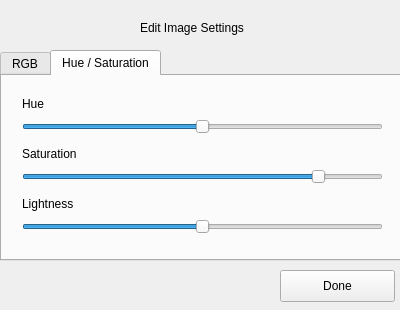
<?xml version="1.0" encoding="UTF-8"?>
<ui version="4.0">
 <class>SettingsForm</class>
 <widget class="QWidget" name="SettingsForm">
  <property name="geometry">
   <rect>
    <x>0</x>
    <y>0</y>
    <width>400</width>
    <height>310</height>
   </rect>
  </property>
  <property name="windowTitle">
   <string>Channel Settings</string>
  </property>
  <widget class="QTabWidget" name="tabWidget">
   <property name="geometry">
    <rect>
     <x>0</x>
     <y>50</y>
     <width>401</width>
     <height>211</height>
    </rect>
   </property>
   <property name="currentIndex">
    <number>1</number>
   </property>
   <widget class="QWidget" name="page">
    <attribute name="title">
     <string>RGB</string>
    </attribute>
    <widget class="QSlider" name="slideG">
     <property name="geometry">
      <rect>
       <x>20</x>
       <y>90</y>
       <width>351</width>
       <height>22</height>
      </rect>
     </property>
     <property name="minimum">
      <number>-200</number>
     </property>
     <property name="maximum">
      <number>200</number>
     </property>
     <property name="orientation">
      <enum>Qt::Horizontal</enum>
     </property>
    </widget>
    <widget class="QSlider" name="slideB">
     <property name="geometry">
      <rect>
       <x>20</x>
       <y>140</y>
       <width>351</width>
       <height>22</height>
      </rect>
     </property>
     <property name="minimum">
      <number>-200</number>
     </property>
     <property name="maximum">
      <number>200</number>
     </property>
     <property name="orientation">
      <enum>Qt::Horizontal</enum>
     </property>
    </widget>
    <widget class="QSlider" name="slideR">
     <property name="geometry">
      <rect>
       <x>20</x>
       <y>40</y>
       <width>351</width>
       <height>22</height>
      </rect>
     </property>
     <property name="minimum">
      <number>-200</number>
     </property>
     <property name="maximum">
      <number>200</number>
     </property>
     <property name="orientation">
      <enum>Qt::Horizontal</enum>
     </property>
    </widget>
    <widget class="QLabel" name="label_4">
     <property name="geometry">
      <rect>
       <x>20</x>
       <y>20</y>
       <width>59</width>
       <height>16</height>
      </rect>
     </property>
     <property name="text">
      <string>Red</string>
     </property>
    </widget>
    <widget class="QLabel" name="label_5">
     <property name="geometry">
      <rect>
       <x>20</x>
       <y>70</y>
       <width>59</width>
       <height>16</height>
      </rect>
     </property>
     <property name="text">
      <string>Green</string>
     </property>
    </widget>
    <widget class="QLabel" name="label_6">
     <property name="geometry">
      <rect>
       <x>20</x>
       <y>120</y>
       <width>59</width>
       <height>16</height>
      </rect>
     </property>
     <property name="text">
      <string>Blue</string>
     </property>
    </widget>
   </widget>
   <widget class="QWidget" name="tab_3">
    <attribute name="title">
     <string>Hue / Saturation</string>
    </attribute>
    <widget class="QSlider" name="slideHue">
     <property name="geometry">
      <rect>
       <x>20</x>
       <y>40</y>
       <width>361</width>
       <height>22</height>
      </rect>
     </property>
     <property name="minimum">
      <number>-180</number>
     </property>
     <property name="maximum">
      <number>180</number>
     </property>
     <property name="orientation">
      <enum>Qt::Horizontal</enum>
     </property>
    </widget>
    <widget class="QSlider" name="slideSaturation">
     <property name="geometry">
      <rect>
       <x>20</x>
       <y>90</y>
       <width>361</width>
       <height>22</height>
      </rect>
     </property>
     <property name="minimum">
      <number>-255</number>
     </property>
     <property name="maximum">
      <number>50</number>
     </property>
     <property name="tracking">
      <bool>true</bool>
     </property>
     <property name="orientation">
      <enum>Qt::Horizontal</enum>
     </property>
    </widget>
    <widget class="QSlider" name="sliderLightness">
     <property name="geometry">
      <rect>
       <x>20</x>
       <y>140</y>
       <width>361</width>
       <height>22</height>
      </rect>
     </property>
     <property name="minimum">
      <number>-155</number>
     </property>
     <property name="maximum">
      <number>155</number>
     </property>
     <property name="tracking">
      <bool>true</bool>
     </property>
     <property name="orientation">
      <enum>Qt::Horizontal</enum>
     </property>
    </widget>
    <widget class="QLabel" name="label">
     <property name="geometry">
      <rect>
       <x>20</x>
       <y>20</y>
       <width>59</width>
       <height>16</height>
      </rect>
     </property>
     <property name="text">
      <string>Hue</string>
     </property>
    </widget>
    <widget class="QLabel" name="label_2">
     <property name="geometry">
      <rect>
       <x>20</x>
       <y>70</y>
       <width>81</width>
       <height>16</height>
      </rect>
     </property>
     <property name="text">
      <string>Saturation</string>
     </property>
    </widget>
    <widget class="QLabel" name="label_3">
     <property name="geometry">
      <rect>
       <x>20</x>
       <y>120</y>
       <width>71</width>
       <height>16</height>
      </rect>
     </property>
     <property name="text">
      <string>Lightness</string>
     </property>
    </widget>
   </widget>
  </widget>
  <widget class="QLabel" name="label_7">
   <property name="geometry">
    <rect>
     <x>140</x>
     <y>20</y>
     <width>151</width>
     <height>16</height>
    </rect>
   </property>
   <property name="text">
    <string>Edit Image Settings</string>
   </property>
  </widget>
  <widget class="QPushButton" name="btnDone">
   <property name="geometry">
    <rect>
     <x>280</x>
     <y>270</y>
     <width>115</width>
     <height>32</height>
    </rect>
   </property>
   <property name="text">
    <string>Done</string>
   </property>
  </widget>
 </widget>
 <resources/>
 <connections/>
</ui>
